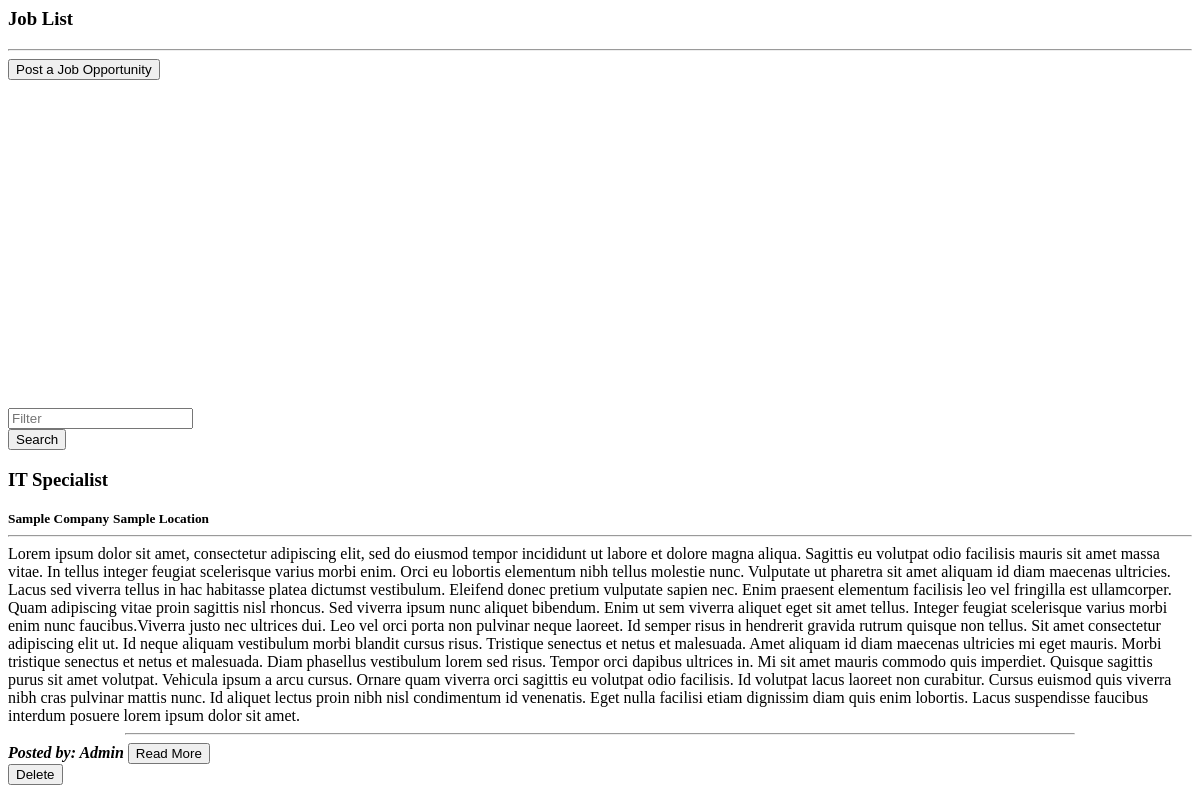
Screenshot of /careers.php with the database file from the repository.
### tables this page shows
CREATE TABLE `careers` (
  `id` int(30) NOT NULL,
  `company` varchar(250) NOT NULL,
  `location` text NOT NULL,
  `job_title` text NOT NULL,
  `description` text NOT NULL,
  `user_id` int(30) NOT NULL,
  `date_created` datetime NOT NULL DEFAULT current_timestamp()
);

CREATE TABLE `users` (
  `id` INT AUTO_INCREMENT PRIMARY KEY,
  `gr_no` VARCHAR(12),
  `name` TEXT NOT NULL,
  `username` VARCHAR(200) NOT NULL,
  `password` TEXT NOT NULL,
  `type` TINYINT(1) NOT NULL DEFAULT 3 COMMENT '1=Admin,2=Staff, 3=Users',
  `auto_generated_pass` TEXT NOT NULL,
  `alumnus_id` INT NOT NULL
);

### careers.php (the view, shortened to what this page needs)
<?php
include 'admin/db_connect.php';
?>
<header class="masthead">
    <div class="container-fluid h-100">
        <div class="row h-100 align-items-center justify-content-center text-center">
            <div class="col-lg-8 align-self-end mb-4 page-title">
                <h3 class="text-white">Job List</h3>
                <hr class="divider my-4" />
            <div class="row col-md-12 mb-2 justify-content-center">
                    <button class="btn btn-primary btn-block col-sm-4" type="button" id="new_career"><i class="fa fa-plus"></i> Post a Job Opportunity</button>
            </div>
            </div>
        </div>
    </div>
</header>
<div class="container mt-3 pt-2">
    <div class="card mb-4">
        <div class="card-body">
            <div class="row">
                <div class="col-md-8">
                    <div class="input-group mb-3">
                      <input type="text" class="form-control" placeholder="Filter" id="filter" aria-label="Filter" aria-describedby="filter-field">
                    </div>
                </div>
                <div class="col-md-4">
                    <button class="btn btn-primary btn-block btn-sm" id="search">Search</button>
                </div>
            </div>
        </div>
    </div>
   <?php
    $event = $conn->query("SELECT c.*,u.name from careers c inner join users u on u.id = c.user_id order by id desc");
    while($row = $event->fetch_assoc()):
        $trans = get_html_translation_table(HTML_ENTITIES,ENT_QUOTES);
        unset($trans["\""], $trans["<"], $trans[">"], $trans["<h2"]);
        $desc = strtr(html_entity_decode($row['description']),$trans);
        $desc=str_replace(array("<li>","</li>"), array("",","), $desc);
    ?>
    <div class="card job-list" data-id="<?php echo $row['id'] ?>">
        <div class="card-body">
            <div class="row  align-items-center justify-content-center text-center h-100">
                <div class="">
                    <h3><b class="filter-txt"><?php echo ucwords($row['job_title']) ?></b></h3>
                    <div>
                    <span class="filter-txt"><small><b><i class="fa fa-building"></i> <?php echo ucwords($row['company']) ?></b></small></span>
                    <span class="filter-txt"><small><b><i class="fa fa-map-marker"></i> <?php echo ucwords($row['location']) ?></b></small></span>
                    </div>
                    <hr>
                    <larger class="truncate filter-txt"><?php echo strip_tags($desc) ?></larger>
                    <br>
                    <hr class="divider"  style="max-width: calc(80%)">
                    <span class="badge badge-info float-left px-3 pt-1 pb-1">
                        <b><i>Posted by: <?php echo $row['name'] ?></i></b>
                    </span>
                    <button class="btn btn-primary float-right read_more" data-id="<?php echo $row['id'] ?>">Read More</button>
                </div>
            </div>
            <div class="row mt-3">
                <div class="col-md-12">
                    <button class="btn btn-danger delete_job" data-id="<?php echo $row['id'] ?>">Delete</button>
                </div>
            </div>
        </div>
    </div>
    <br>
    <?php endwhile; ?>
</div>

### careers.php (style rules this page uses)
header.masthead,header.masthead:before { min-height: 50vh !important; height: 50vh !important }
.masthead { min-height: 23vh !important; height: 23vh !important; }
.masthead:before { min-height: 23vh !important; height: 23vh !important; }

### rows the page displays
careers: job_title "IT Specialist", company "Sample Company", location "Sample Location", description "Lorem ipsum dolor sit amet, consectetur adipiscing elit, sed do eiusmod tempor incididunt ut labore et dolore magna aliqua. Sagittis eu volutpat odio facilisis mauris sit amet massa vitae. In tellus integer feugiat scelerisque varius morbi enim. Orci eu lobortis elementum nibh tellus molestie nunc. Vulputate ut pharetra sit amet aliquam id diam maecenas ultricies. Lacus sed viverra tellus in hac habitasse platea dictumst vestibulum. Eleifend donec pretium vulputate sapien nec. Enim praesent elementum facilisis leo vel fringilla est ullamcorper. Quam adipiscing vitae proin sagittis nisl rhoncus. Sed viverra ipsum nunc aliquet bibendum. Enim ut sem viverra aliquet eget sit amet tellus.…", user.name "Admin"
